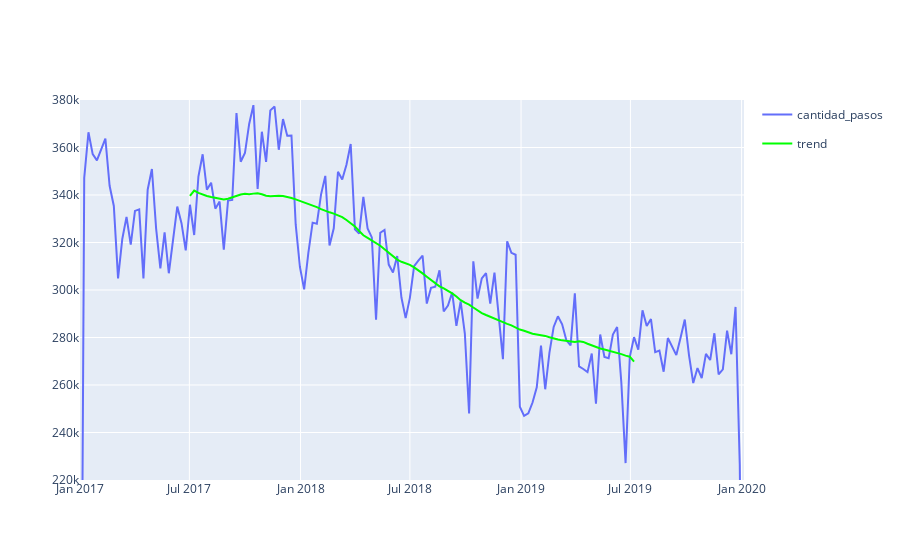

The notebook cell saved with this chart:
### Code cell
fig1 = go.Figure(data=grafico_sem.data + grafico1.data)
fig1.update_yaxes(range=[220000,380000])
fig1.show()

### Figure 1 — Plotly figure (JSON) as saved in the notebook; plotly's stock layout.template omitted (floating-point values rounded to 4 significant figures; data arrays with more than 128 entries replaced by an {"elided": "..."} marker saying what was removed)
{"data": [{"hovertemplate": "variable=cantidad_pasos<br>fecha=%{x}<br>value=%{y}<extra></extra>", "legendgroup": "cantidad_pasos", "line": {"color": "#636efa", "dash": "solid"}, "marker": {"symbol": "circle"}, "mode": "lines", "name": "cantidad_pasos", "orientation": "v", "showlegend": true, "type": "scatter", "x": {"elided": "158 str values"}, "xaxis": "x", "y": {"elided": "158 float values"}, "yaxis": "y"}, {"hovertemplate": "variable=trend<br>fecha=%{x}<br>value=%{y}<extra></extra>", "legendgroup": "trend", "line": {"color": "rgb(0, 255, 0)", "dash": "solid"}, "marker": {"symbol": "circle"}, "mode": "lines", "name": "trend", "orientation": "v", "showlegend": true, "type": "scatter", "x": {"elided": "158 str values"}, "xaxis": "x", "y": {"elided": "158 float values"}, "yaxis": "y"}], "layout": {"yaxis": {"range": [220000, 380000]}}}
